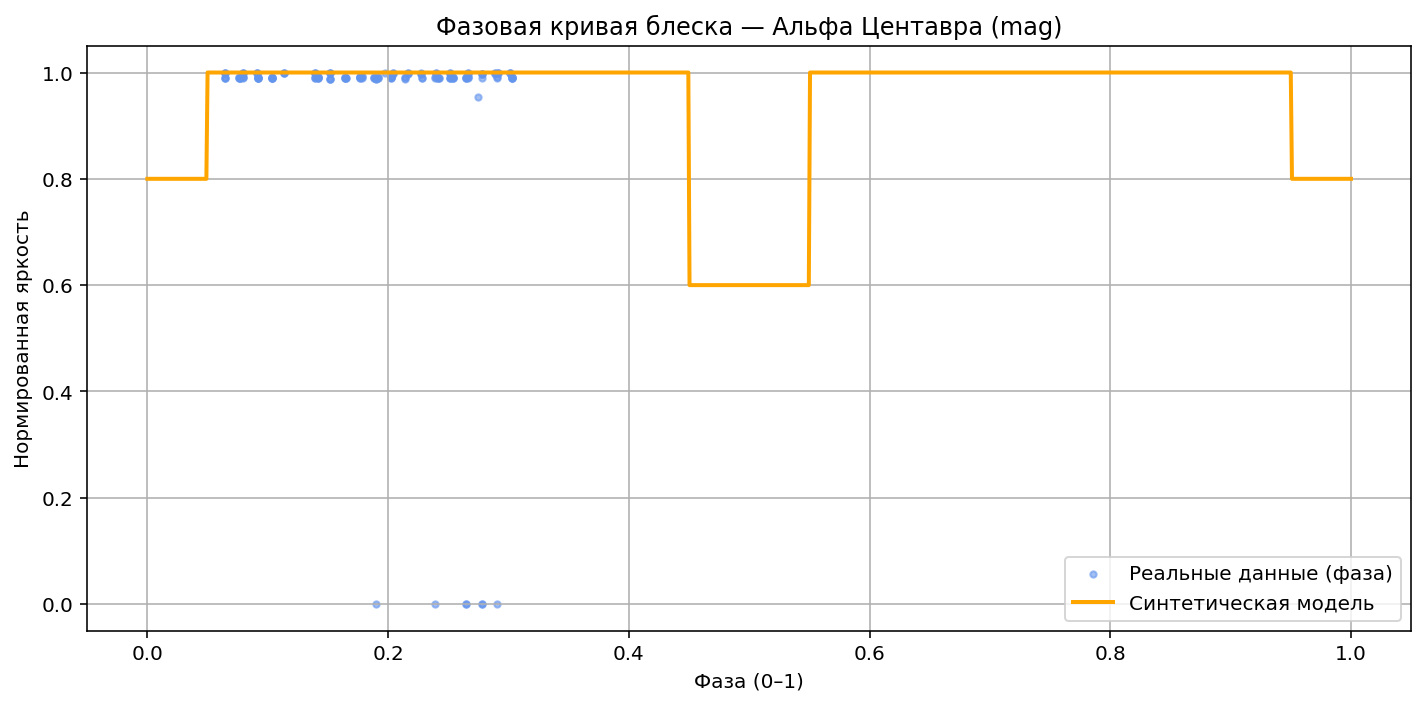

Reproduce this figure in Python.
import pandas as pd
import numpy as np
import matplotlib.pyplot as plt

# Загрузка данных
df = pd.read_csv('light_curve_02a5d47e-7d69-4cec-88b1-6ece639b7bee.csv')
df["mag"] = pd.to_numeric(df["mag"], errors="coerce")
df = df.dropna(subset=["HJD", "mag"])

time = df["HJD"].values
mag = df["mag"].values

# Инвертируем яркость, чтобы максимум был сверху
mag_inv = (mag - mag.min()) / (mag.max() - mag.min())
brightness = 1 - mag_inv

# Период системы (примерный для Alpha Centauri)
P = 79.91
phase = (time % P) / P

# Синтетическая модель (пример простейшей модели затмений)
model_phase = np.linspace(0, 1, 1000)
model_brightness = np.ones_like(model_phase)
model_brightness[(model_phase > 0.45) & (model_phase < 0.55)] = 0.6  # основное затмение
model_brightness[(model_phase > 0.95) | (model_phase < 0.05)] = 0.8  # вторичное

# Построение графика
plt.figure(figsize=(10, 5))
plt.scatter(phase, brightness, s=10, alpha=0.6, label="Реальные данные (фаза)", color="cornflowerblue")
plt.plot(model_phase, model_brightness, color="orange", linewidth=2, label="Синтетическая модель")
plt.xlabel("Фаза (0–1)")
plt.ylabel("Нормированная яркость")
plt.title("Фазовая кривая блеска — Альфа Центавра (mag)")
plt.legend()
plt.grid(True)
plt.tight_layout()
plt.show()
